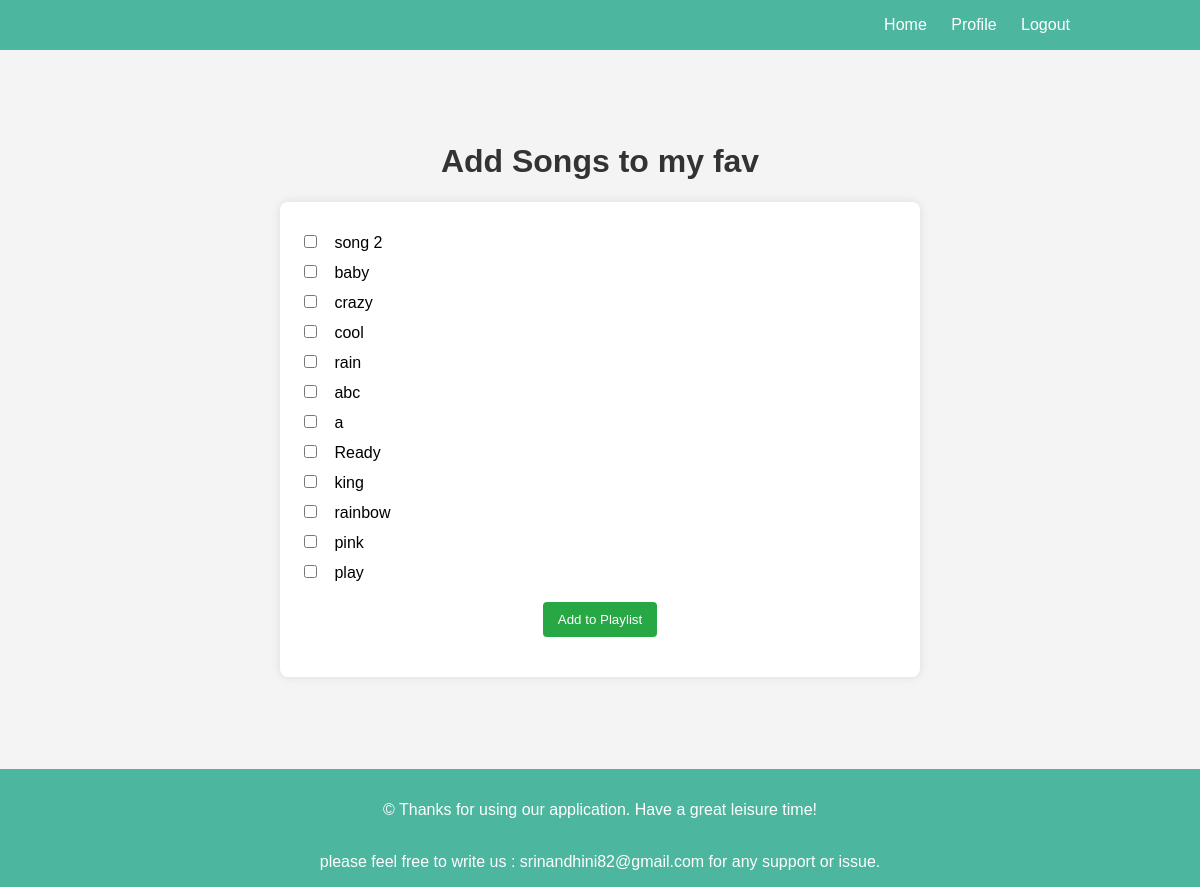
/add_songs_to_playlist/1 (signed in), run on the app's committed database.
### models.py (models this page shows, shortened)
class Playlist(db.Model):
    id = db.Column(db.Integer, primary_key=True)
    name = db.Column(db.String(100), nullable=False,unique=True)
    user_id = db.Column(db.Integer, db.ForeignKey('user.id'), nullable=False)
    songs = db.relationship('Song', secondary='playlist_song',
                            backref=db.backref('playlists', lazy='dynamic'))

class Song(db.Model):
    id = db.Column(db.Integer, primary_key=True)
    title = db.Column(db.String(100), nullable=False, unique=True)
    artist = db.Column(db.String(50), nullable=False)
    duration = db.Column(db.Float)
    lyrics = db.Column(db.Text)
    date_added = db.Column(db.DateTime, default=datetime.utcnow)
    filename = db.Column(db.String(255), nullable=False)
    album_id = db.Column(db.Integer, db.ForeignKey('album.id'), nullable=False)
    user_id = db.Column(db.Integer, db.ForeignKey('user.id'), nullable=False)
    ratings = db.relationship('Ratings', backref='song', lazy=True, cascade="all, delete-orphan")

### app.py (the view, shortened to what this page needs)
@app.route('/add_songs_to_playlist/<int:playlist_id>', methods=['GET', 'POST'])
@login_required
def add_songs_to_playlist(playlist_id):
    playlist = Playlist.query.get_or_404(playlist_id)
    if playlist.user_id != current_user.id:
        flash('You do not have permission to modify this playlist.')
        return redirect(url_for('view_playlists'))
    songs = Song.query.all()
    return render_template('add_songs_to_playlist.html', songs=songs, playlist=playlist)

### app.py (called while the page is built)
@login_manager.user_loader
def load_user(user_id):
    if user_id is not None:
        return User.query.get(int(user_id))
    return None

### templates/add_songs_to_playlist.html (shortened to what this page needs)
<!DOCTYPE html>
<html lang="en">
<head>
</head>
<body>
    <header>
        <nav>
            <div class = "container">
                <a href="{{ url_for('user_dashboard') }}">Home</a>
                <a href="{{ url_for('profile') }}">Profile</a>
                <a href="{{ url_for('logout') }}">Logout</a>
            </div>
        </nav>
    </header>
      <br><br><br><br>
    <h1>Add Songs to {{ playlist.name }}</h1>
    <form action="{{ url_for('add_songs_to_playlist', playlist_id=playlist.id) }}" method="post">
        {% if songs %}
            {% for song in songs %}
                <div>
                    <input type="checkbox" id="song_{{ song.id }}" name="song_ids" value="{{ song.id }}">
                    <label for="song_{{ song.id }}">{{ song.title }} </label>
                </div>
            {% endfor %}
            <input type="submit" value="Add to Playlist">
        {% else %}
            <p>No songs available.</p>
        {% endif %}
    </form>
    <br><br><br><br>
    <footer>
        <p>&copy; Thanks for using our application. Have a great leisure time!</p>
        <br>please feel free to write us : srinandhini82@gmail.com for any support or issue.
    </footer>
</body>
</html>

### templates/add_songs_to_playlist.html (style rules this page uses)
body { font-family: Arial, sans-serif; margin: 0; padding: 0; background-color: #f4f4f4; }
header, footer { background-color: #4cb69f; color: white; text-align: center; padding: 1em 0; }
.container { width: 80%; margin: 0 auto; text-align: right; }
nav a { color: white; text-decoration: none; padding: 0 10px; }
h1 { text-align: center; color: #333; }
form { width: 50%; margin: 20px auto; background-color: white; padding: 20px; box-shadow: 0 0 10px rgba(0, 0, 0, 0.1); border-radius: 8px; }
div { margin: 10px 0; }
label { margin-left: 10px; }
input[type="submit"] { background-color: #28a745; color: white; padding: 10px 15px; border: none; border-radius: 4px; cursor: pointer; display: block; margin: 20px auto; }

### data on the page
Playlist: name "my fav"
Song: title "song 2"
Song: title "baby"
Song: title "crazy"
Song: title "cool"
Song: title "rain"
Song: title "abc"
Song: title "a"
Song: title "Ready"
Song: title "king"
Song: title "rainbow"
Song: title "pink"
Song: title "play"
